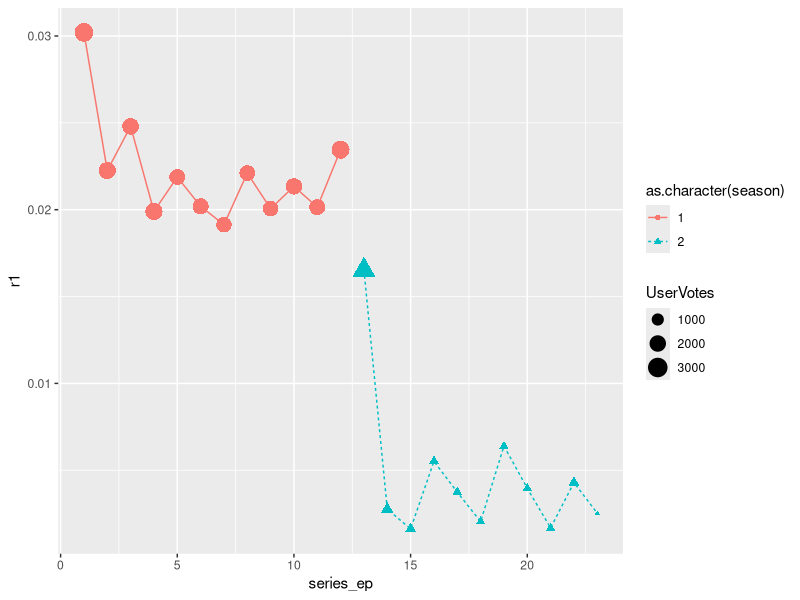
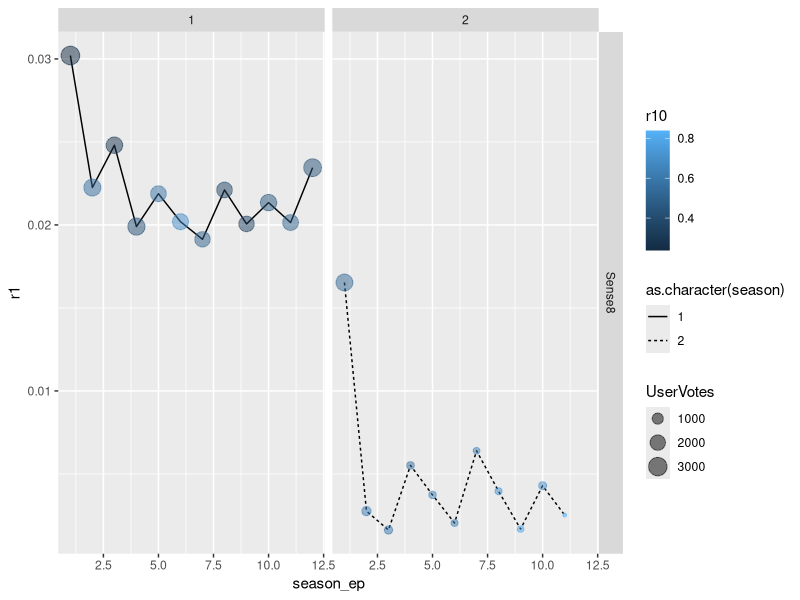
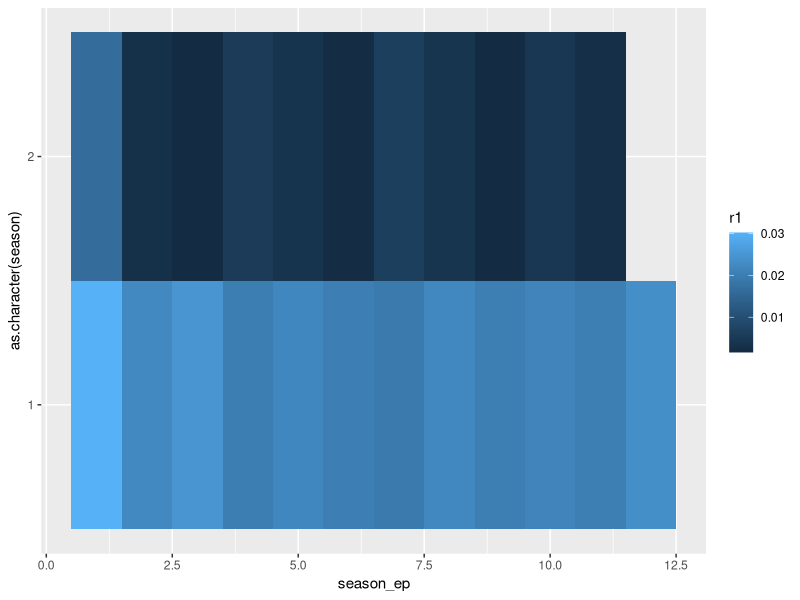

Reproduce these figures in R, in order.
## ---- chunk 1
library(tidyverse)
sense8 = read_csv("../dados/sense8-imdb.csv")
## ---- chunk 2
sense8 %>% 
  ggplot(mapping = aes(x = series_ep, 
                       y = r1, 
                       colour = as.character(season))) + 
  geom_point(mapping = aes(size = UserVotes, shape = as.character(season))) + 
  geom_line(mapping = aes(linetype = as.character(season)))

## ---- chunk 3
sense8 %>% 
  ggplot(mapping = aes(x = season_ep, 
                       y = r1)) + 
  geom_line(mapping = aes(linetype = as.character(season))) + 
  geom_point(mapping = aes(size = UserVotes, colour = r10),
             alpha = 0.5) + 
  facet_grid(series_name ~ season)

## ---- chunk 4
sense8 %>% 
  ggplot(mapping = aes(x = season_ep, 
                       y = as.character(season))) + 
  geom_tile(mapping = aes(fill = r1)) 

